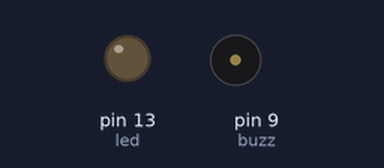
This sketch was run on a simulated Arduino Uno, built with avr-gcc and run on an emulated ATmega328P. Parts: output pins drawn as LEDs (lit = HIGH), buzzer (waves = sounding).

Above: at 0.1 s.
At 18.38 s:
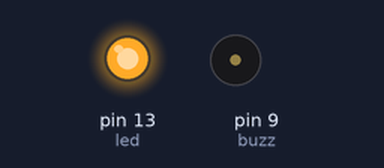
At 39.2 s:
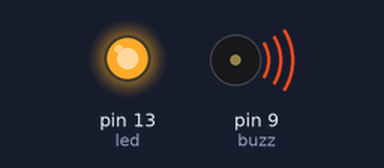
Timing chart, 0 to 40.0 s (numbered marks = the images above):
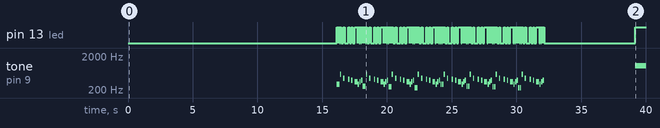

The sketch:

megalovania_piezo_3.ino
```cpp
// Based on score by https://musescore.com/jestermusician/undertale_megalovania
// Program written by Peter Schaedler, 2016

#define buzz 9
#define led 13
#define beat 500 // = 60 s / 120 bpm * 1000 ms

#define cnat 16.35
#define csharp 17.32
#define dnat 18.35
#define eb 19.45
#define enat 20.60
#define fnat 21.83
#define fsharp 23.12
#define gnat 24.50
#define gsharp 25.96
#define anat 27.50
#define bb 29.14
#define bnat 30.87

#define oct(note, octave) note * pow(2, octave)

void setup() {
  pinMode(led, OUTPUT);
}

void loop() {
  // Measure 1-8
  rest(32.25); // extra .25 for latency

  // 9
  play(dnat, 4, .25);
  play(dnat, 4, .25);
  play(dnat, 5, .25);
  rest(.25);
  play(anat, 4, .25);
  rest(.5);
  play(gsharp, 4, .25);
  rest(.25);
  play(gnat, 4, .25);
  rest(.25);
  play(fnat, 4, .5);
  play(dnat, 4, .25);
  play(fnat, 4, .25);
  play(gnat, 4, .25);

  play(cnat, 4, .25);
  play(cnat, 4, .25);
  play(dnat, 5, .25);
  rest(.25);
  play(anat, 4, .25);
  rest(.5);
  play(gsharp, 4, .25);
  rest(.25);
  play(gnat, 4, .25);
  rest(.25);
  play(fnat, 4, .5);
  play(dnat, 4, .25);
  play(fnat, 4, .25);
  play(gnat, 4, .25);

  play(bnat, 3, .25);
  play(bnat, 3, .25);
  play(dnat, 5, .25);
  rest(.25);
  play(anat, 4, .25);
  rest(.5);
  play(gsharp, 4, .25);
  rest(.25);
  play(gnat, 4, .25);
  rest(.25);
  play(fnat, 4, .5);
  play(dnat, 4, .25);
  play(fnat, 4, .25);
  play(gnat, 4, .25);

  play(bb, 3, .25);
  play(bb, 3, .25);
  play(dnat, 5, .25);
  rest(.25);
  play(anat, 4, .25);
  rest(.5);
  play(gsharp, 4, .25);
  rest(.25);
  play(gnat, 4, .25);
  rest(.25);
  play(fnat, 4, .5);
  play(dnat, 4, .25);
  play(fnat, 4, .25);
  play(gnat, 4, .25);

  // Repeat 9
  play(dnat, 4, .25);
  play(dnat, 4, .25);
  play(dnat, 5, .25);
  rest(.25);
  play(anat, 4, .25);
  rest(.5);
  play(gsharp, 4, .25);
  rest(.25);
  play(gnat, 4, .25);
  rest(.25);
  play(fnat, 4, .5);
  play(dnat, 4, .25);
  play(fnat, 4, .25);
  play(gnat, 4, .25);

  play(cnat, 4, .25);
  play(cnat, 4, .25);
  play(dnat, 5, .25);
  rest(.25);
  play(anat, 4, .25);
  rest(.5);
  play(gsharp, 4, .25);
  rest(.25);
  play(gnat, 4, .25);
  rest(.25);
  play(fnat, 4, .5);
  play(dnat, 4, .25);
  play(fnat, 4, .25);
  play(gnat, 4, .25);

  play(bnat, 3, .25);
  play(bnat, 3, .25);
  play(dnat, 5, .25);
  rest(.25);
  play(anat, 4, .25);
  rest(.5);
  play(gsharp, 4, .25);
  rest(.25);
  play(gnat, 4, .25);
  rest(.25);
  play(fnat, 4, .5);
  play(dnat, 4, .25);
  play(fnat, 4, .25);
  play(gnat, 4, .25);

  play(bb, 3, .25);
  play(bb, 3, .25);
  play(dnat, 5, .25);
  rest(.25);
  play(anat, 4, .25);
  rest(.5);
  play(gsharp, 4, .25);
  rest(.25);
  play(gnat, 4, .25);
  rest(.25);
  play(fnat, 4, .5);
  play(dnat, 4, .25);
  play(fnat, 4, .25);
  play(gnat, 4, .25);

  // 13
  rest(14);
  play(cnat, 6, 2);

  // 17
  play(fnat, 5, .5);
  play(fnat, 5, .25);
  play(fnat, 5, .25);
  rest(.25);
  play(fnat, 5, .25);
  rest(.15);
  play(enat, 5, .10);
  play(fnat, 5, .5);
  play(dnat, 5, .5);
  play(dnat, 5, 1.25);

  play(fnat, 5, .5);
  play(fnat, 5, .25);
  play(fnat, 5, .25);
  rest(.25);
  play(fnat, 5, .25);
  rest(.25);
  play(dnat, 5, .25);
  rest(.25);
  play(fnat, 5, .25);
  rest(.25);
  play(enat, 5, .25);
  rest(.25);
  play(dnat, 5, .25);
  play(cnat, 5, .5);

  play(bnat, 5, .25);
  play(gnat, 5, .25);
  play(dnat, 5, .25);
  play(enat, 5, .25);
  play(fnat, 5, .25);
  play(dnat, 5, .25);
  play(bnat, 4, .25);
  play(dnat, 5, .25);
  rest(.25);
  play(dnat, 5, .25);
  play(bnat, 4, .25);
  play(dnat, 5, .25);
  play(bnat, 4, .25);
  play(gnat, 4, .25);
  play(bnat, 4, .25);
  play(gnat, 4, .25);

  play(bb, 4, .5);
  play(cnat, 5, .25);
  play(bb, 4, .25);
  rest(.25);
  play(dnat, 5, .25);
  rest(.25);
  play(enat, 5, 2.25);

  // 21
  rest(2);
  play(dnat, 5, .25);
  play(bb, 4, .25);
  play(dnat, 5, .25);
  play(enat, 5, .25);
  play(fsharp, 5, .25);
  play(enat, 5, .25);
  play(dnat, 5, .25);
  play(bb, 4, .25);

  play(gsharp, 5, .125);
  play(gnat, 5, .125);
  play(fnat, 5, .125);
  play(dnat, 5, .125);
  play(dnat, 5, .5);
  play(enat, 5, 2.25);
  play(gsharp, 5, .5);
  play(anat, 5, .25);

  play(cnat, 6, .5);
  play(anat, 5, .25);
  play(gsharp, 5, .25);
  play(gnat, 5, .25);
  play(fnat, 5, .25);
  play(dnat, 5, .25);
  play(enat, 5, .25);
  play(fnat, 5, .5);
  play(gnat, 5, .5);
  play(anat, 5, .5);
  play(cnat, 6, .5);

  play(csharp, 6, .5);
  play(gsharp, 5, .25);
  rest(.25);
  play(gsharp, 5, .25);
  play(gnat, 5, .25);
  play(fnat, 5, .25);
  play(gnat, 5, 2.25);

  // 25
  play(dnat, 4, .5);
  play(enat, 4, .5);
  play(fnat, 4, .5);
  play(dnat, 5, .5);
  play(cnat, 5, 1);
  play(anat, 4, 1);

  play(gnat, 4, 1);
  play(anat, 4, 1);
  play(cnat, 5, 1);
  play(anat, 4, 1);

  play(dnat, 5, 2);
  play(anat, 5, .25);
  play(gsharp, 5, .25);
  play(gnat, 5, .25);
  play(fsharp, 5, .25);
  play(fnat, 5, .25);
  play(enat, 5, .25);
  play(eb, 5, .25);
  play(dnat, 5, .25);

  play(gsharp, 4, 2);
  play(bb, 4, 2);

  // Repeat 21-28
  rest(2);
  play(dnat, 5, .25);
  play(bb, 4, .25);
  play(dnat, 5, .25);
  play(enat, 5, .25);
  play(fsharp, 5, .25);
  play(enat, 5, .25);
  play(dnat, 5, .25);
  play(bb, 4, .25);

  play(gsharp, 5, .125);
  play(gnat, 5, .125);
  play(fnat, 5, .125);
  play(dnat, 5, .125);
  play(dnat, 5, .5);
  play(enat, 5, 2.25);
  play(gsharp, 5, .5);
  play(anat, 5, .25);

  play(cnat, 6, .5);
  play(anat, 5, .25);
  play(gsharp, 5, .25);
  play(gnat, 5, .25);
  play(fnat, 5, .25);
  play(dnat, 5, .25);
  play(enat, 5, .25);
  play(fnat, 5, .5);
  play(gnat, 5, .5);
  play(anat, 5, .5);
  play(cnat, 6, .5);

  play(csharp, 6, .5);
  play(gsharp, 5, .25);
  rest(.25);
  play(gsharp, 5, .25);
  play(gnat, 5, .25);
  play(fnat, 5, .25);
  play(gnat, 5, 2.25);

  play(dnat, 4, .5);
  play(enat, 4, .5);
  play(fnat, 4, .5);
  play(dnat, 5, .5);
  play(cnat, 5, 1);
  play(anat, 4, 1);

  play(gnat, 4, 1);
  play(anat, 4, 1);
  play(cnat, 5, 1);
  play(anat, 4, 1);

  play(dnat, 5, 2);
  play(anat, 5, .25);
  play(gsharp, 5, .25);
  play(gnat, 5, .25);
  play(fsharp, 5, .25);
  play(fnat, 5, .25);
  play(enat, 5, .25);
  play(eb, 5, .25);
  play(dnat, 5, .25);

  play(gsharp, 4, 2);
  play(bb, 4, 2);

  // 29
}

void play(double note, int octave, double note_val) {
  digitalWrite(led, HIGH);
  tone(buzz, oct(note, octave));
  delay((beat * note_val) - 20);
  noTone(buzz);
  digitalWrite(led, LOW);
  delay(20);
}

void rest(double note_val) {
  delay(beat * note_val);
}

void vibrato(double note, int octave, double note_val) {
  for (int i = 0; i < 4; i++) {
    tone(buzz, oct(note, octave));
    delay(beat * note_val / 16);
    tone(buzz, oct(note, octave) - 20);
    delay(beat * note_val / 16);
    tone(buzz, oct(note, octave));
    delay(beat * note_val / 16);
    tone(buzz, oct(note, octave) + 20);
    delay(beat * note_val / 16);
  }
}
```

Measured:
- by itself, tone on pin 9 (buzz): plays 293 Hz for 0.11 s, 293 Hz for 0.11 s, 587 Hz for 0.11 s, 440 Hz for 0.11 s, 415 Hz for 0.11 s, 392 Hz for 0.11 s … (81 notes in this stretch)
